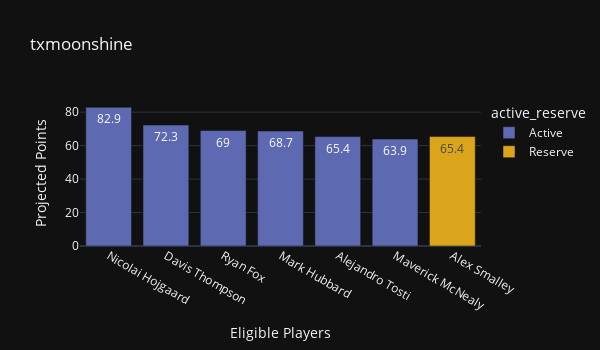
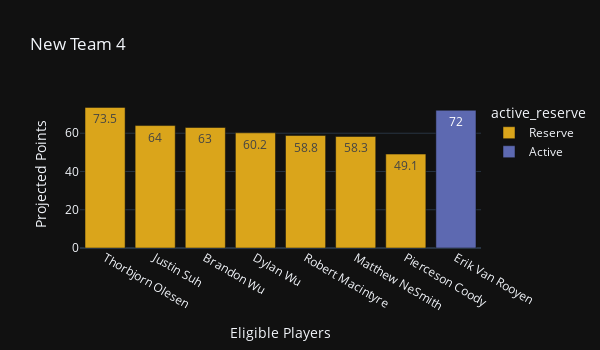
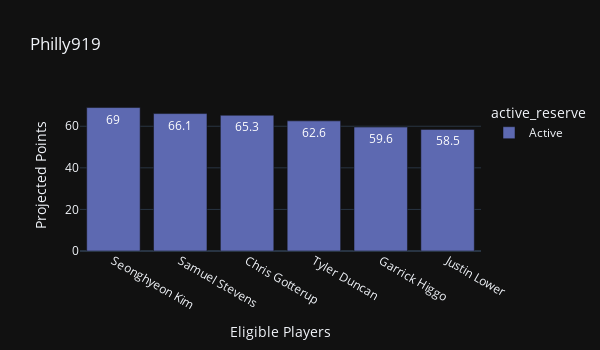
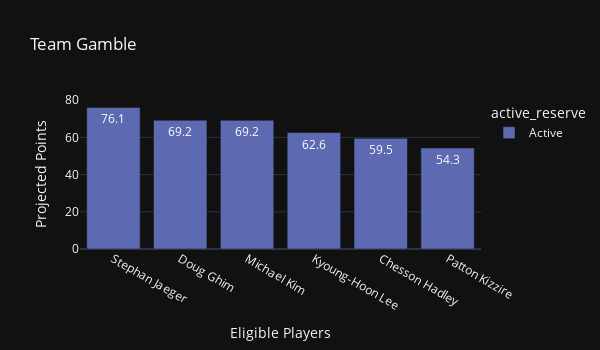

Source (notebook cell) for these figures, in order:
### Code cell
# PLAYER OPTIONS FOR EACH TEAM THIS WEEK

for team in week.team.unique():
    fig = px.bar(week[week.team == team].sort_values(by='proj_pts',ascending=False), 
                 x = 'player', 
                 y = 'proj_pts', 
                 height=350,
                 width=600,
                 title = f"{team}", 
                 color='active_reserve', 
                 text_auto=True,
                 template = 'plotly_dark',
                 color_discrete_map=active_color,
                 labels = {'proj_pts':'Projected Points','player':"Eligible Players"})
    fig.show()

### Figure 1 — Plotly figure (JSON) as saved in the notebook; plotly's stock layout.template omitted (floating-point values rounded to 4 significant figures)
{"data": [{"alignmentgroup": "True", "hovertemplate": "active_reserve=Active<br>Eligible Players=%{x}<br>Projected Points=%{y}<extra></extra>", "legendgroup": "Active", "marker": {"color": "rgb(93,105,177)", "pattern": {"shape": ""}}, "name": "Active", "offsetgroup": "Active", "orientation": "v", "showlegend": true, "textposition": "auto", "texttemplate": "%{y}", "type": "bar", "x": ["Nicolai Hojgaard", "Davis Thompson", "Ryan Fox", "Mark Hubbard", "Alejandro Tosti", "Maverick McNealy"], "xaxis": "x", "y": [82.9, 72.3, 69, 68.7, 65.4, 63.9], "yaxis": "y"}, {"alignmentgroup": "True", "hovertemplate": "active_reserve=Reserve<br>Eligible Players=%{x}<br>Projected Points=%{y}<extra></extra>", "legendgroup": "Reserve", "marker": {"color": "rgb(218,165,27)", "pattern": {"shape": ""}}, "name": "Reserve", "offsetgroup": "Reserve", "orientation": "v", "showlegend": true, "textposition": "auto", "texttemplate": "%{y}", "type": "bar", "x": ["Alex Smalley"], "xaxis": "x", "y": [65.4], "yaxis": "y"}], "layout": {"barmode": "relative", "height": 350, "legend": {"title": {"text": "active_reserve"}, "tracegroupgap": 0}, "title": {"text": "txmoonshine"}, "width": 600, "xaxis": {"anchor": "y", "domain": [0, 1], "title": {"text": "Eligible Players"}}, "yaxis": {"anchor": "x", "domain": [0, 1], "title": {"text": "Projected Points"}}}}

### Figure 2 — Plotly figure (JSON) as saved in the notebook; plotly's stock layout.template omitted (floating-point values rounded to 4 significant figures)
{"data": [{"alignmentgroup": "True", "hovertemplate": "active_reserve=Reserve<br>Eligible Players=%{x}<br>Projected Points=%{y}<extra></extra>", "legendgroup": "Reserve", "marker": {"color": "rgb(218,165,27)", "pattern": {"shape": ""}}, "name": "Reserve", "offsetgroup": "Reserve", "orientation": "v", "showlegend": true, "textposition": "auto", "texttemplate": "%{y}", "type": "bar", "x": ["Thorbjorn Olesen", "Justin Suh", "Brandon Wu", "Dylan Wu", "Robert Macintyre", "Matthew NeSmith", "Pierceson Coody"], "xaxis": "x", "y": [73.5, 64, 63, 60.2, 58.8, 58.3, 49.1], "yaxis": "y"}, {"alignmentgroup": "True", "hovertemplate": "active_reserve=Active<br>Eligible Players=%{x}<br>Projected Points=%{y}<extra></extra>", "legendgroup": "Active", "marker": {"color": "rgb(93,105,177)", "pattern": {"shape": ""}}, "name": "Active", "offsetgroup": "Active", "orientation": "v", "showlegend": true, "textposition": "auto", "texttemplate": "%{y}", "type": "bar", "x": ["Erik Van Rooyen"], "xaxis": "x", "y": [72], "yaxis": "y"}], "layout": {"barmode": "relative", "height": 350, "legend": {"title": {"text": "active_reserve"}, "tracegroupgap": 0}, "title": {"text": "New Team 4"}, "width": 600, "xaxis": {"anchor": "y", "domain": [0, 1], "title": {"text": "Eligible Players"}}, "yaxis": {"anchor": "x", "domain": [0, 1], "title": {"text": "Projected Points"}}}}

### Figure 3 — Plotly figure (JSON) as saved in the notebook; plotly's stock layout.template omitted (floating-point values rounded to 4 significant figures)
{"data": [{"alignmentgroup": "True", "hovertemplate": "active_reserve=Active<br>Eligible Players=%{x}<br>Projected Points=%{y}<extra></extra>", "legendgroup": "Active", "marker": {"color": "rgb(93,105,177)", "pattern": {"shape": ""}}, "name": "Active", "offsetgroup": "Active", "orientation": "v", "showlegend": true, "textposition": "auto", "texttemplate": "%{y}", "type": "bar", "x": ["Seonghyeon Kim", "Samuel Stevens", "Chris Gotterup", "Tyler Duncan", "Garrick Higgo", "Justin Lower"], "xaxis": "x", "y": [69, 66.1, 65.3, 62.6, 59.6, 58.5], "yaxis": "y"}], "layout": {"barmode": "relative", "height": 350, "legend": {"title": {"text": "active_reserve"}, "tracegroupgap": 0}, "title": {"text": "Philly919"}, "width": 600, "xaxis": {"anchor": "y", "domain": [0, 1], "title": {"text": "Eligible Players"}}, "yaxis": {"anchor": "x", "domain": [0, 1], "title": {"text": "Projected Points"}}}}

### Figure 4 — Plotly figure (JSON) as saved in the notebook; plotly's stock layout.template omitted (floating-point values rounded to 4 significant figures)
{"data": [{"alignmentgroup": "True", "hovertemplate": "active_reserve=Active<br>Eligible Players=%{x}<br>Projected Points=%{y}<extra></extra>", "legendgroup": "Active", "marker": {"color": "rgb(93,105,177)", "pattern": {"shape": ""}}, "name": "Active", "offsetgroup": "Active", "orientation": "v", "showlegend": true, "textposition": "auto", "texttemplate": "%{y}", "type": "bar", "x": ["Stephan Jaeger", "Doug Ghim", "Michael Kim", "Kyoung-Hoon Lee", "Chesson Hadley", "Patton Kizzire"], "xaxis": "x", "y": [76.1, 69.2, 69.2, 62.6, 59.5, 54.3], "yaxis": "y"}], "layout": {"barmode": "relative", "height": 350, "legend": {"title": {"text": "active_reserve"}, "tracegroupgap": 0}, "title": {"text": "Team Gamble"}, "width": 600, "xaxis": {"anchor": "y", "domain": [0, 1], "title": {"text": "Eligible Players"}}, "yaxis": {"anchor": "x", "domain": [0, 1], "title": {"text": "Projected Points"}}}}
